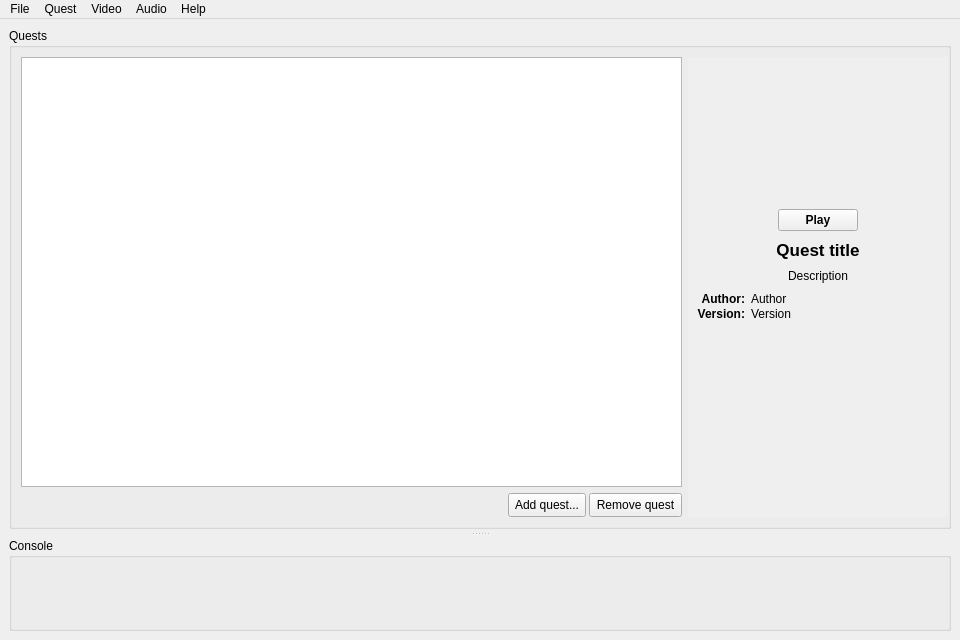
<?xml version="1.0" encoding="UTF-8"?>
<ui version="4.0">
 <class>SolarusGui::MainWindow</class>
 <widget class="QMainWindow" name="SolarusGui::MainWindow">
  <property name="geometry">
   <rect>
    <x>0</x>
    <y>0</y>
    <width>960</width>
    <height>640</height>
   </rect>
  </property>
  <property name="minimumSize">
   <size>
    <width>600</width>
    <height>0</height>
   </size>
  </property>
  <property name="windowTitle">
   <string>Solarus</string>
  </property>
  <property name="styleSheet">
   <string notr="true">QLabel#quest_title_value {
	font-size: 13pt;
	font-weight: bold;
}

QLabel#quest_author_label,
QLabel#quest_version_label {
	font-weight: bold;
}

QPushButton#play_button {
	font-weight: bold;
}</string>
  </property>
  <widget class="QWidget" name="centralwidget">
   <layout class="QVBoxLayout" name="verticalLayout_3">
    <item>
     <widget class="QSplitter" name="console_splitter">
      <property name="orientation">
       <enum>Qt::Vertical</enum>
      </property>
      <property name="handleWidth">
       <number>9</number>
      </property>
      <widget class="QWidget" name="top_widget" native="true">
       <layout class="QGridLayout" name="top_widget_layout" columnstretch="0,0">
        <property name="leftMargin">
         <number>0</number>
        </property>
        <property name="topMargin">
         <number>0</number>
        </property>
        <property name="rightMargin">
         <number>0</number>
        </property>
        <property name="bottomMargin">
         <number>0</number>
        </property>
        <property name="spacing">
         <number>6</number>
        </property>
        <item row="0" column="0" colspan="2">
         <widget class="QGroupBox" name="questsGroupBox">
          <property name="title">
           <string>Quests</string>
          </property>
          <layout class="QGridLayout" name="gridLayout" rowstretch="1,0,0">
           <property name="leftMargin">
            <number>9</number>
           </property>
           <property name="topMargin">
            <number>9</number>
           </property>
           <property name="rightMargin">
            <number>0</number>
           </property>
           <property name="bottomMargin">
            <number>9</number>
           </property>
           <property name="spacing">
            <number>6</number>
           </property>
           <item row="0" column="1" rowspan="3">
            <widget class="QScrollArea" name="quest_info_scrollarea">
             <property name="sizePolicy">
              <sizepolicy hsizetype="Expanding" vsizetype="Expanding">
               <horstretch>0</horstretch>
               <verstretch>0</verstretch>
              </sizepolicy>
             </property>
             <property name="minimumSize">
              <size>
               <width>260</width>
               <height>340</height>
              </size>
             </property>
             <property name="maximumSize">
              <size>
               <width>260</width>
               <height>16777215</height>
              </size>
             </property>
             <property name="frameShape">
              <enum>QFrame::NoFrame</enum>
             </property>
             <property name="frameShadow">
              <enum>QFrame::Plain</enum>
             </property>
             <property name="verticalScrollBarPolicy">
              <enum>Qt::ScrollBarAsNeeded</enum>
             </property>
             <property name="horizontalScrollBarPolicy">
              <enum>Qt::ScrollBarAlwaysOff</enum>
             </property>
             <property name="widgetResizable">
              <bool>true</bool>
             </property>
             <property name="alignment">
              <set>Qt::AlignCenter</set>
             </property>
             <widget class="QWidget" name="quest_info_panel">
              <property name="geometry">
               <rect>
                <x>0</x>
                <y>0</y>
                <width>260</width>
                <height>452</height>
               </rect>
              </property>
              <property name="sizePolicy">
               <sizepolicy hsizetype="Preferred" vsizetype="Preferred">
                <horstretch>0</horstretch>
                <verstretch>0</verstretch>
               </sizepolicy>
              </property>
              <layout class="QVBoxLayout" name="verticalLayout_2">
               <property name="spacing">
                <number>9</number>
               </property>
               <property name="leftMargin">
                <number>9</number>
               </property>
               <property name="topMargin">
                <number>3</number>
               </property>
               <property name="rightMargin">
                <number>9</number>
               </property>
               <property name="bottomMargin">
                <number>3</number>
               </property>
               <item>
                <widget class="QWidget" name="quest_box_container" native="true">
                 <property name="sizePolicy">
                  <sizepolicy hsizetype="Preferred" vsizetype="Fixed">
                   <horstretch>0</horstretch>
                   <verstretch>0</verstretch>
                  </sizepolicy>
                 </property>
                 <property name="minimumSize">
                  <size>
                   <width>0</width>
                   <height>140</height>
                  </size>
                 </property>
                 <property name="maximumSize">
                  <size>
                   <width>16777215</width>
                   <height>140</height>
                  </size>
                 </property>
                 <property name="focusPolicy">
                  <enum>Qt::NoFocus</enum>
                 </property>
                 <layout class="QHBoxLayout" name="horizontalLayout">
                  <property name="spacing">
                   <number>0</number>
                  </property>
                  <property name="sizeConstraint">
                   <enum>QLayout::SetDefaultConstraint</enum>
                  </property>
                  <property name="leftMargin">
                   <number>0</number>
                  </property>
                  <property name="topMargin">
                   <number>0</number>
                  </property>
                  <property name="rightMargin">
                   <number>0</number>
                  </property>
                  <property name="bottomMargin">
                   <number>0</number>
                  </property>
                  <item>
                   <spacer name="horizontalSpacer_2">
                    <property name="orientation">
                     <enum>Qt::Horizontal</enum>
                    </property>
                    <property name="sizeHint" stdset="0">
                     <size>
                      <width>0</width>
                      <height>0</height>
                     </size>
                    </property>
                   </spacer>
                  </item>
                  <item>
                   <widget class="QLabel" name="quest_box_label">
                    <property name="minimumSize">
                     <size>
                      <width>200</width>
                      <height>140</height>
                     </size>
                    </property>
                    <property name="focusPolicy">
                     <enum>Qt::NoFocus</enum>
                    </property>
                    <property name="text">
                     <string/>
                    </property>
                   </widget>
                  </item>
                  <item>
                   <spacer name="horizontalSpacer_3">
                    <property name="orientation">
                     <enum>Qt::Horizontal</enum>
                    </property>
                    <property name="sizeHint" stdset="0">
                     <size>
                      <width>0</width>
                      <height>0</height>
                     </size>
                    </property>
                   </spacer>
                  </item>
                 </layout>
                </widget>
               </item>
               <item>
                <layout class="QHBoxLayout" name="play_button_layout">
                 <property name="spacing">
                  <number>0</number>
                 </property>
                 <property name="sizeConstraint">
                  <enum>QLayout::SetDefaultConstraint</enum>
                 </property>
                 <property name="leftMargin">
                  <number>0</number>
                 </property>
                 <property name="topMargin">
                  <number>0</number>
                 </property>
                 <property name="rightMargin">
                  <number>0</number>
                 </property>
                 <property name="bottomMargin">
                  <number>0</number>
                 </property>
                 <item>
                  <spacer name="play_button_left_spacer">
                   <property name="orientation">
                    <enum>Qt::Horizontal</enum>
                   </property>
                   <property name="sizeHint" stdset="0">
                    <size>
                     <width>0</width>
                     <height>0</height>
                    </size>
                   </property>
                  </spacer>
                 </item>
                 <item>
                  <widget class="QPushButton" name="play_button">
                   <property name="sizePolicy">
                    <sizepolicy hsizetype="Fixed" vsizetype="Fixed">
                     <horstretch>0</horstretch>
                     <verstretch>0</verstretch>
                    </sizepolicy>
                   </property>
                   <property name="text">
                    <string>Play</string>
                   </property>
                   <property name="icon">
                    <iconset resource="../resources/images.qrc">
                     <normaloff>:/images/icon_start.png</normaloff>:/images/icon_start.png</iconset>
                   </property>
                   <property name="iconSize">
                    <size>
                     <width>16</width>
                     <height>16</height>
                    </size>
                   </property>
                   <property name="autoDefault">
                    <bool>false</bool>
                   </property>
                   <property name="default">
                    <bool>false</bool>
                   </property>
                  </widget>
                 </item>
                 <item>
                  <spacer name="playbutton_right_spacer">
                   <property name="orientation">
                    <enum>Qt::Horizontal</enum>
                   </property>
                   <property name="sizeHint" stdset="0">
                    <size>
                     <width>0</width>
                     <height>0</height>
                    </size>
                   </property>
                  </spacer>
                 </item>
                </layout>
               </item>
               <item>
                <widget class="QLabel" name="quest_title_value">
                 <property name="sizePolicy">
                  <sizepolicy hsizetype="Preferred" vsizetype="Fixed">
                   <horstretch>0</horstretch>
                   <verstretch>0</verstretch>
                  </sizepolicy>
                 </property>
                 <property name="text">
                  <string>Quest title</string>
                 </property>
                 <property name="alignment">
                  <set>Qt::AlignHCenter|Qt::AlignTop</set>
                 </property>
                 <property name="wordWrap">
                  <bool>true</bool>
                 </property>
                </widget>
               </item>
               <item>
                <widget class="QLabel" name="quest_long_description_value">
                 <property name="sizePolicy">
                  <sizepolicy hsizetype="Preferred" vsizetype="Preferred">
                   <horstretch>0</horstretch>
                   <verstretch>0</verstretch>
                  </sizepolicy>
                 </property>
                 <property name="text">
                  <string>Description</string>
                 </property>
                 <property name="alignment">
                  <set>Qt::AlignHCenter|Qt::AlignTop</set>
                 </property>
                 <property name="wordWrap">
                  <bool>true</bool>
                 </property>
                </widget>
               </item>
               <item>
                <layout class="QGridLayout" name="quest_infos_layout" columnstretch="0,1">
                 <property name="sizeConstraint">
                  <enum>QLayout::SetDefaultConstraint</enum>
                 </property>
                 <property name="leftMargin">
                  <number>0</number>
                 </property>
                 <property name="topMargin">
                  <number>0</number>
                 </property>
                 <property name="rightMargin">
                  <number>0</number>
                 </property>
                 <property name="bottomMargin">
                  <number>0</number>
                 </property>
                 <property name="horizontalSpacing">
                  <number>6</number>
                 </property>
                 <property name="verticalSpacing">
                  <number>1</number>
                 </property>
                 <item row="0" column="0">
                  <widget class="QLabel" name="quest_author_label">
                   <property name="text">
                    <string>Author:</string>
                   </property>
                   <property name="alignment">
                    <set>Qt::AlignRight|Qt::AlignTrailing|Qt::AlignVCenter</set>
                   </property>
                  </widget>
                 </item>
                 <item row="0" column="1">
                  <widget class="QLabel" name="quest_author_value">
                   <property name="sizePolicy">
                    <sizepolicy hsizetype="Preferred" vsizetype="Fixed">
                     <horstretch>0</horstretch>
                     <verstretch>0</verstretch>
                    </sizepolicy>
                   </property>
                   <property name="text">
                    <string>Author</string>
                   </property>
                   <property name="wordWrap">
                    <bool>true</bool>
                   </property>
                  </widget>
                 </item>
                 <item row="1" column="0">
                  <widget class="QLabel" name="quest_version_label">
                   <property name="text">
                    <string>Version:</string>
                   </property>
                   <property name="alignment">
                    <set>Qt::AlignRight|Qt::AlignTrailing|Qt::AlignVCenter</set>
                   </property>
                  </widget>
                 </item>
                 <item row="1" column="1">
                  <widget class="QLabel" name="quest_version_value">
                   <property name="sizePolicy">
                    <sizepolicy hsizetype="Preferred" vsizetype="Fixed">
                     <horstretch>0</horstretch>
                     <verstretch>0</verstretch>
                    </sizepolicy>
                   </property>
                   <property name="text">
                    <string>Version</string>
                   </property>
                   <property name="wordWrap">
                    <bool>true</bool>
                   </property>
                  </widget>
                 </item>
                </layout>
               </item>
               <item>
                <spacer name="quest_info_vertical_spacer">
                 <property name="orientation">
                  <enum>Qt::Vertical</enum>
                 </property>
                 <property name="sizeHint" stdset="0">
                  <size>
                   <width>0</width>
                   <height>0</height>
                  </size>
                 </property>
                </spacer>
               </item>
              </layout>
             </widget>
            </widget>
           </item>
           <item row="2" column="0">
            <layout class="QHBoxLayout" name="quest_buttons_layout" stretch="0,1,1">
             <property name="spacing">
              <number>3</number>
             </property>
             <property name="leftMargin">
              <number>0</number>
             </property>
             <property name="topMargin">
              <number>0</number>
             </property>
             <property name="rightMargin">
              <number>0</number>
             </property>
             <property name="bottomMargin">
              <number>0</number>
             </property>
             <item>
              <spacer name="horizontalSpacer">
               <property name="orientation">
                <enum>Qt::Horizontal</enum>
               </property>
               <property name="sizeHint" stdset="0">
                <size>
                 <width>0</width>
                 <height>0</height>
                </size>
               </property>
              </spacer>
             </item>
             <item>
              <widget class="QToolButton" name="add_button">
               <property name="sizePolicy">
                <sizepolicy hsizetype="Fixed" vsizetype="Fixed">
                 <horstretch>0</horstretch>
                 <verstretch>0</verstretch>
                </sizepolicy>
               </property>
               <property name="minimumSize">
                <size>
                 <width>24</width>
                 <height>24</height>
                </size>
               </property>
               <property name="toolTip">
                <string>Add quest</string>
               </property>
               <property name="text">
                <string>Add quest...</string>
               </property>
               <property name="icon">
                <iconset resource="../resources/images.qrc">
                 <normaloff>:/images/icon_add.png</normaloff>:/images/icon_add.png</iconset>
               </property>
               <property name="iconSize">
                <size>
                 <width>16</width>
                 <height>16</height>
                </size>
               </property>
               <property name="toolButtonStyle">
                <enum>Qt::ToolButtonTextBesideIcon</enum>
               </property>
              </widget>
             </item>
             <item>
              <widget class="QToolButton" name="remove_button">
               <property name="sizePolicy">
                <sizepolicy hsizetype="Fixed" vsizetype="Fixed">
                 <horstretch>0</horstretch>
                 <verstretch>0</verstretch>
                </sizepolicy>
               </property>
               <property name="minimumSize">
                <size>
                 <width>24</width>
                 <height>24</height>
                </size>
               </property>
               <property name="toolTip">
                <string>Remove quest</string>
               </property>
               <property name="text">
                <string>Remove quest</string>
               </property>
               <property name="icon">
                <iconset resource="../resources/images.qrc">
                 <normaloff>:/images/icon_remove.png</normaloff>:/images/icon_remove.png</iconset>
               </property>
               <property name="iconSize">
                <size>
                 <width>16</width>
                 <height>16</height>
                </size>
               </property>
               <property name="toolButtonStyle">
                <enum>Qt::ToolButtonTextBesideIcon</enum>
               </property>
              </widget>
             </item>
            </layout>
           </item>
           <item row="0" column="0" rowspan="2">
            <widget class="SolarusGui::QuestsView" name="quests_view">
             <property name="editTriggers">
              <set>QAbstractItemView::NoEditTriggers</set>
             </property>
             <property name="selectionMode">
              <enum>QAbstractItemView::SingleSelection</enum>
             </property>
             <property name="selectionBehavior">
              <enum>QAbstractItemView::SelectRows</enum>
             </property>
             <attribute name="horizontalHeaderDefaultSectionSize">
              <number>80</number>
             </attribute>
             <attribute name="horizontalHeaderHighlightSections">
              <bool>false</bool>
             </attribute>
             <attribute name="horizontalHeaderMinimumSectionSize">
              <number>80</number>
             </attribute>
             <attribute name="horizontalHeaderShowSortIndicator" stdset="0">
              <bool>true</bool>
             </attribute>
             <attribute name="verticalHeaderVisible">
              <bool>false</bool>
             </attribute>
             <attribute name="verticalHeaderDefaultSectionSize">
              <number>50</number>
             </attribute>
             <attribute name="verticalHeaderMinimumSectionSize">
              <number>50</number>
             </attribute>
            </widget>
           </item>
          </layout>
         </widget>
        </item>
       </layout>
      </widget>
      <widget class="QWidget" name="bottom_widget" native="true">
       <layout class="QVBoxLayout" name="bottom_widget_layout" stretch="0">
        <property name="spacing">
         <number>6</number>
        </property>
        <property name="leftMargin">
         <number>0</number>
        </property>
        <property name="topMargin">
         <number>0</number>
        </property>
        <property name="rightMargin">
         <number>0</number>
        </property>
        <property name="bottomMargin">
         <number>0</number>
        </property>
        <item>
         <widget class="QGroupBox" name="groupBox">
          <property name="title">
           <string>Console</string>
          </property>
          <layout class="QVBoxLayout" name="verticalLayout_4">
           <item>
            <widget class="SolarusGui::Console" name="console" native="true">
             <property name="minimumSize">
              <size>
               <width>0</width>
               <height>30</height>
              </size>
             </property>
            </widget>
           </item>
          </layout>
         </widget>
        </item>
       </layout>
      </widget>
     </widget>
    </item>
   </layout>
  </widget>
  <widget class="QMenuBar" name="menu_bar">
   <property name="geometry">
    <rect>
     <x>0</x>
     <y>0</y>
     <width>960</width>
     <height>22</height>
    </rect>
   </property>
   <widget class="QMenu" name="menu_file">
    <property name="title">
     <string>File</string>
    </property>
    <addaction name="action_add_quest"/>
    <addaction name="action_remove_quest"/>
    <addaction name="separator"/>
    <addaction name="action_exit"/>
   </widget>
   <widget class="QMenu" name="menu_quest">
    <property name="title">
     <string>Quest</string>
    </property>
    <addaction name="action_play_quest"/>
    <addaction name="action_stop_quest"/>
    <addaction name="separator"/>
   </widget>
   <widget class="QMenu" name="menu_video">
    <property name="title">
     <string>Video</string>
    </property>
    <widget class="QMenu" name="menu_zoom">
     <property name="title">
      <string>Zoom</string>
     </property>
     <addaction name="action_zoom_x1"/>
     <addaction name="action_zoom_x2"/>
     <addaction name="action_zoom_x3"/>
     <addaction name="action_zoom_x4"/>
    </widget>
    <addaction name="action_fullscreen"/>
    <addaction name="menu_zoom"/>
   </widget>
   <widget class="QMenu" name="menu_audio">
    <property name="title">
     <string>Audio</string>
    </property>
    <addaction name="action_mute"/>
    <addaction name="action_music_volume"/>
    <addaction name="action_sound_volume"/>
   </widget>
   <widget class="QMenu" name="menu_help">
    <property name="title">
     <string>Help</string>
    </property>
    <addaction name="action_about"/>
   </widget>
   <addaction name="menu_file"/>
   <addaction name="menu_quest"/>
   <addaction name="menu_video"/>
   <addaction name="menu_audio"/>
   <addaction name="menu_help"/>
  </widget>
  <action name="action_add_quest">
   <property name="icon">
    <iconset resource="../resources/images.qrc">
     <normaloff>:/images/icon_add.png</normaloff>:/images/icon_add.png</iconset>
   </property>
   <property name="text">
    <string>Add quest...</string>
   </property>
  </action>
  <action name="action_exit">
   <property name="text">
    <string>Exit</string>
   </property>
  </action>
  <action name="action_play_quest">
   <property name="icon">
    <iconset resource="../resources/images.qrc">
     <normaloff>:/images/icon_start.png</normaloff>:/images/icon_start.png</iconset>
   </property>
   <property name="text">
    <string>Play</string>
   </property>
   <property name="shortcut">
    <string>F5</string>
   </property>
  </action>
  <action name="action_remove_quest">
   <property name="icon">
    <iconset resource="../resources/images.qrc">
     <normaloff>:/images/icon_remove.png</normaloff>:/images/icon_remove.png</iconset>
   </property>
   <property name="text">
    <string>Remove quest</string>
   </property>
  </action>
  <action name="action_stop_quest">
   <property name="icon">
    <iconset resource="../resources/images.qrc">
     <normaloff>:/images/icon_stop.png</normaloff>:/images/icon_stop.png</iconset>
   </property>
   <property name="text">
    <string>Stop</string>
   </property>
  </action>
  <action name="action_sound_volume">
   <property name="text">
    <string>Sound volume</string>
   </property>
  </action>
  <action name="action_music_volume">
   <property name="text">
    <string>Music volume</string>
   </property>
  </action>
  <action name="action_fullscreen">
   <property name="checkable">
    <bool>true</bool>
   </property>
   <property name="text">
    <string>Fullscreen</string>
   </property>
   <property name="shortcut">
    <string>F11</string>
   </property>
  </action>
  <action name="action_zoom_x1">
   <property name="text">
    <string>x1</string>
   </property>
  </action>
  <action name="action_zoom_x2">
   <property name="text">
    <string>x2</string>
   </property>
  </action>
  <action name="action_zoom_x3">
   <property name="text">
    <string>x3</string>
   </property>
  </action>
  <action name="action_zoom_x4">
   <property name="text">
    <string>x4</string>
   </property>
  </action>
  <action name="action_mute">
   <property name="checkable">
    <bool>true</bool>
   </property>
   <property name="text">
    <string>Mute</string>
   </property>
  </action>
  <action name="action_about">
   <property name="text">
    <string>About</string>
   </property>
  </action>
 </widget>
 <customwidgets>
  <customwidget>
   <class>SolarusGui::Console</class>
   <extends>QWidget</extends>
   <header>solarus/gui/console.h</header>
   <container>1</container>
  </customwidget>
  <customwidget>
   <class>SolarusGui::QuestsView</class>
   <extends>QTableView</extends>
   <header>solarus/gui/quests_view.h</header>
  </customwidget>
 </customwidgets>
 <tabstops>
  <tabstop>quests_view</tabstop>
  <tabstop>add_button</tabstop>
  <tabstop>remove_button</tabstop>
  <tabstop>play_button</tabstop>
  <tabstop>quest_info_scrollarea</tabstop>
 </tabstops>
 <resources>
  <include location="../resources/images.qrc"/>
  <include location="../resources/images.qrc"/>
 </resources>
 <connections/>
</ui>
